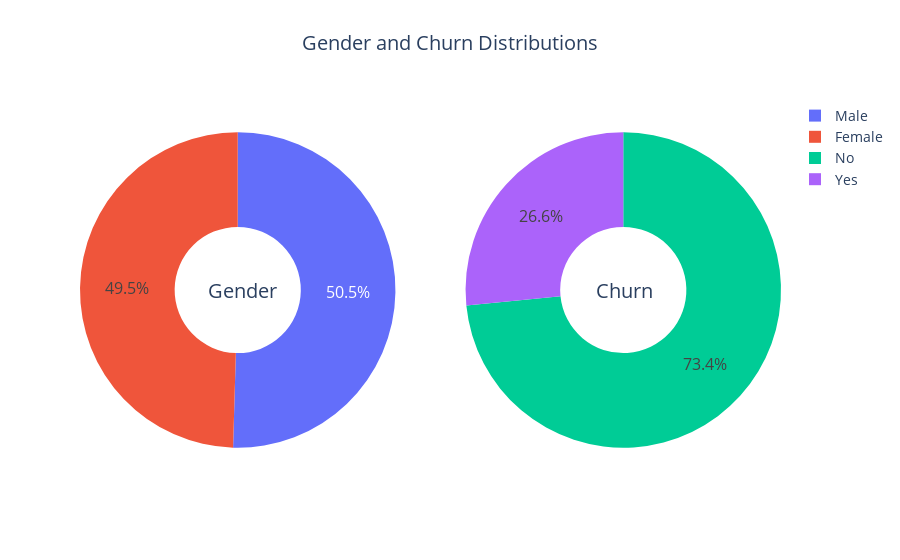

Notebook code for this chart:
### Markdown cell above
## Gender and churn distribution

### Code cell
# Create individual pie charts with px
fig_gender = px.pie(df, names='gender', title='Gender')
fig_churn = px.pie(df, names='Churn', title='Churn')

# Create subplots
fig = make_subplots(rows=1, cols=2, specs=[[{'type': 'domain'}, {'type': 'domain'}]])

# Add traces from px figures
fig.add_trace(fig_gender.data[0], row=1, col=1)
fig.add_trace(fig_churn.data[0], row=1, col=2)

# Update for donut style
fig.update_traces(hole=0.4, hoverinfo="label+percent+name", textfont_size=16)

# Better title and annotations
fig.update_layout(
    title_text="Gender and Churn Distributions",
    title_x=0.5,
    annotations=[
        dict(text='Gender', x=0.18, y=0.5, font_size=20, showarrow=False),
        dict(text='Churn', x=0.82, y=0.5, font_size=20, showarrow=False)
    ],
    font=dict(size=14)
)

fig.show()

### Figure 1 — Plotly figure (JSON) as saved in the notebook; plotly's stock layout.template omitted (floating-point values rounded to 4 significant figures; data arrays with more than 128 entries replaced by an {"elided": "..."} marker saying what was removed)
{"data": [{"domain": {"x": [0.0, 0.45], "y": [0.0, 1.0]}, "hovertemplate": "gender=%{label}<extra></extra>", "labels": {"elided": "7032 str values"}, "legendgroup": "", "name": "", "showlegend": true, "type": "pie", "textfont": {"size": 16}, "hole": 0.4, "hoverinfo": "label+percent+name"}, {"domain": {"x": [0.55, 1.0], "y": [0.0, 1.0]}, "hovertemplate": "Churn=%{label}<extra></extra>", "labels": {"elided": "7032 str values"}, "legendgroup": "", "name": "", "showlegend": true, "type": "pie", "textfont": {"size": 16}, "hole": 0.4, "hoverinfo": "label+percent+name"}], "layout": {"title": {"text": "Gender and Churn Distributions", "x": 0.5}, "font": {"size": 14}, "annotations": [{"showarrow": false, "text": "Gender", "x": 0.18, "y": 0.5, "font": {"size": 20}}, {"showarrow": false, "text": "Churn", "x": 0.82, "y": 0.5, "font": {"size": 20}}]}}
